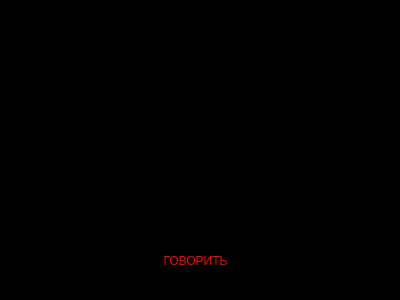
<?xml version="1.0" encoding="UTF-8"?>
<ui version="4.0">
 <class>Dialog</class>
 <widget class="QDialog" name="Dialog">
  <property name="geometry">
   <rect>
    <x>0</x>
    <y>0</y>
    <width>400</width>
    <height>300</height>
   </rect>
  </property>
  <property name="windowTitle">
   <string>Dialog</string>
  </property>
  <property name="styleSheet">
   <string notr="true">background-color: rgb(0, 0, 0);
</string>
  </property>
  <widget class="QPushButton" name="pushButton">
   <property name="geometry">
    <rect>
     <x>80</x>
     <y>230</y>
     <width>231</width>
     <height>61</height>
    </rect>
   </property>
   <property name="styleSheet">
    <string notr="true">QPushButton{
	font: 25 24pt &quot;Myriad CAD&quot;;
    border: none;
	color: rgb(255, 0, 0);
	background-color: rgb(0, 0, 0);
}
QPushButton:hover{
	
	color: rgb(0, 0, 255);
}
QPushButton:pressed{
	color: rgb(255, 255, 0);
}
</string>
   </property>
   <property name="text">
    <string>ГОВОРИТЬ</string>
   </property>
  </widget>
  <widget class="QLabel" name="label">
   <property name="geometry">
    <rect>
     <x>10</x>
     <y>20</y>
     <width>381</width>
     <height>141</height>
    </rect>
   </property>
   <property name="styleSheet">
    <string notr="true">color: rgb(255, 0, 0);
font: 24pt &quot;Myriad CAD&quot;;</string>
   </property>
   <property name="text">
    <string/>
   </property>
  </widget>
 </widget>
 <resources/>
 <connections/>
</ui>
